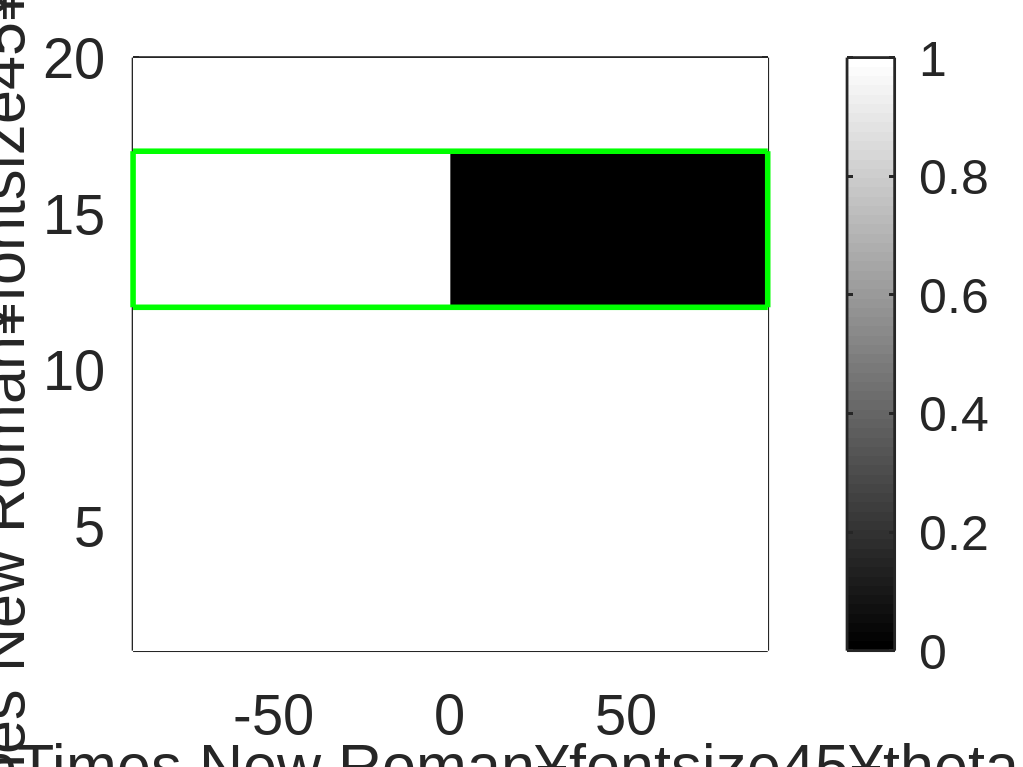

Recreate this plot in MATLAB.
%コンター図作成コード 
close all; clear all; clc; 

ang = linspace(-90, 90, 1000);    %角度（コンター図の横軸）
lam  = linspace(1, 20, 1000);     %波長（コンター図の縦軸）
lam1 = 1;                        
lam2 = 7;                         
lam3 = 12;                        %非相反の始まり
lam4 = 17;                        %非相反の終わり 

e12to17_plus = 0;                 %非相反の波長帯の角度が正の範囲の放射率 
e12to17_minus = 1;                %非相反の波長帯の角度が負の範囲の放射率
e17to = 1;                        %lam4 より上の放射率 
e1to7 = 1;                        %lam1 からlam2までの放射率
e7to12 = 1;                       %lam2 からlam3までの放射率

%-----放射率マッピングの作成-----% 
x = ang; 
y = lam; 
z = zeros(length(lam), length(ang));
for indx = 1:length(ang)                                                 
    for indy = 1:length(lam) 
        if ang(indx)>=0 && ang(indx)<=90 && lam(indy)>=lam3 && lam(indy)<=lam4 
            z(indy, indx) = e12to17_plus; 
        elseif ang(indx)<0 && ang(indx)<=90 && lam(indy)>=lam3 && lam(indy)<=lam4 
            z(indy, indx) = e12to17_minus; 
        elseif lam(indy)>=lam1 && lam(indy)<lam2 
            z(indy, indx) = e1to7; 
        elseif lam(indy)>=lam2 && lam(indy)<lam3 
            z(indy, indx) = e7to12; 
        elseif lam(indy)>lam4 
            z(indy, indx) = e17to; 
        end 
    end 
end

%-----コンター図内に線を引く-----% 
x_line1 = [ -90 , 90 ];               
z_line1 = [ lam3 , lam3 ];            
x_line2 = [ -90 , 90 ]; 
z_line2 = [ 17 , 17 ]; 
x_line3 = [ -90 , -90 ]; 
z_line3 = [ lam3 , 17 ];  
x_line4 = [ 90 , 90 ]; 
z_line4 = [ lam3, 17 ]; 

%-----グラフ出力-----% 
figure; 
pcolor(x,y,z); hold on; 
shading interp; colormap( "gray" ); 
box on; 
set( gca, 'linewidth', 2, 'fontsize', 40, 'fontname', 'arial');         
h = colorbar( 'linewidth', 2, 'fontsize', 36, 'fontname', 'arial' );    
plot( x_line1, z_line1, 'g', 'linewidth', 4 );                 
plot( x_line2, z_line2, 'g', 'linewidth', 4 ); 
plot( x_line3, z_line3, 'g', 'linewidth', 4 ); 
plot( x_line4, z_line4, 'g', 'linewidth', 4 ); 
caxis( [ 0 1 ] )                                 
%xlim( [ min( x ) max( x ) ] ) 
%ylim( [ min( y ) max( y ) ] ) 
xlabel( '¥fontname{Times New Roman}¥fontsize{45}¥theta [deg]' ); 
ylabel( '¥fontname{Times New Roman}¥fontsize{45}{¥lambda} [¥mum]' ); 
left = 20;                             
bottom = 40;   
width = 1024; 
height = 768; 
set( gcf, 'PaperPositionMode', 'auto' ); 
pos = get( gcf, 'Position' ); 
pos(1) = left;                  
pos(2) = bottom;  
pos( 3 ) = width; 
pos( 4 ) = height; 
set( gcf, 'Position', pos ); 
saveas(gcf,'alp01_other1_5to17.png'); 